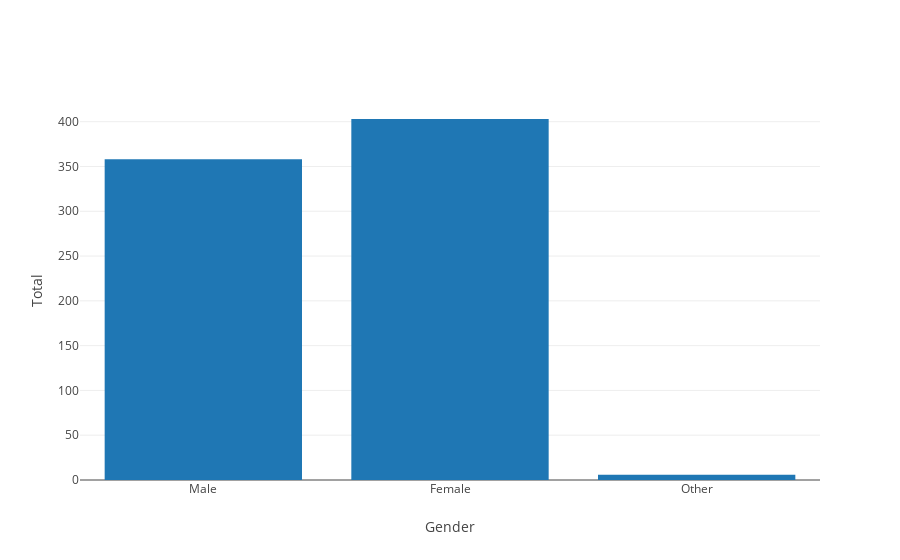

This figure's notebook cell:
### Code cell
display(data_complete_en['Gender'].describe())
display(data_complete_en['Gender'].value_counts().sort_index())

labels_gender = ['Male', 'Female', 'Other']
tickvals_gender = ['0', '1', '2']

data1 = [go.Bar(x=data_complete_en['Gender'].unique(),
               y=data_complete_en['Gender'].value_counts().sort_index(),
               name='Gender')]
layout1 = go.Layout(
    xaxis=go.layout.XAxis(
        ticktext=labels_gender,
        tickvals=tickvals_gender,
        title='Gender'
    ),
    yaxis=go.layout.YAxis(
        title="Total"),
    bargap=0.2,
)
fig1 = go.Figure(data=data1, layout=layout1)
iplot(fig1)
plt.show()

### Figure 1 — Plotly figure (JSON) as saved in the notebook; plotly's stock layout.template omitted (floating-point values rounded to 4 significant figures)
{"data": [{"name": "Gender", "type": "bar", "uid": "2f4354a8-0d02-4613-b37c-fe4c91dd6938", "x": [0, 1, 2], "y": [358, 403, 6]}], "layout": {"bargap": 0.2, "xaxis": {"ticktext": ["Male", "Female", "Other"], "tickvals": ["0", "1", "2"], "title": {"text": "Gender"}}, "yaxis": {"title": {"text": "Total"}}}}
